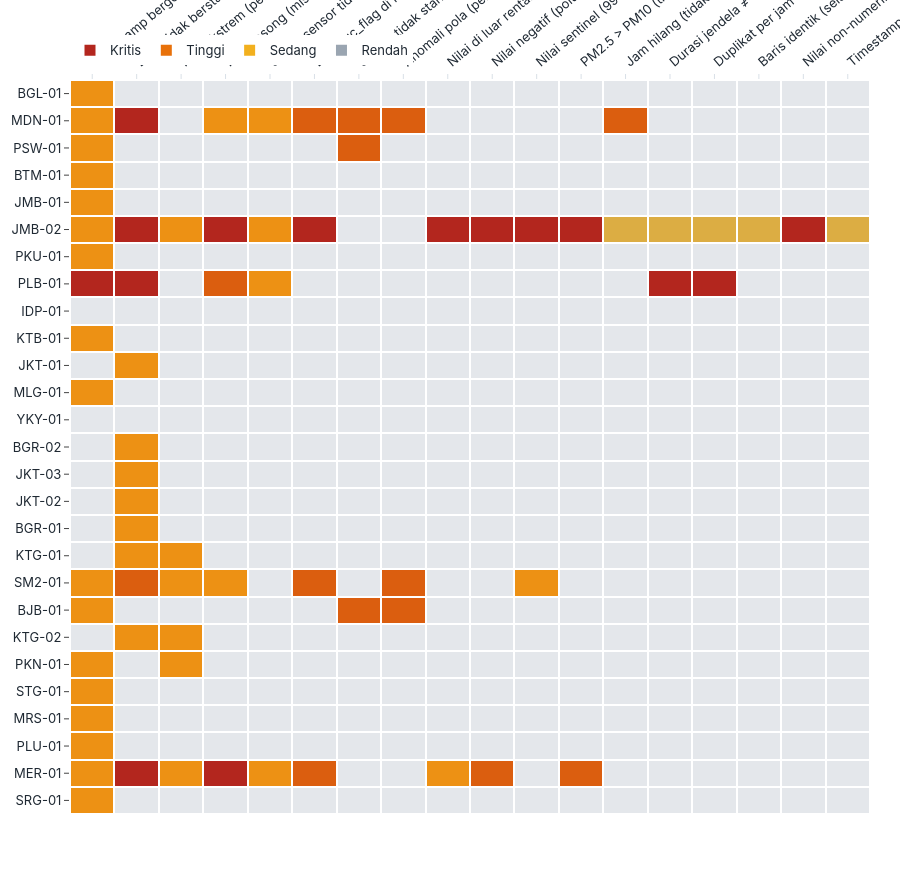

Notebook cell for this chart:
### Code cell
print("Peta ringkasan masalah: stasiun × kategori (warna = tingkat keparahan tertinggi)")
fig = P.fig_ringkasan_masalah(iss, urutan)
style.simpan_html(fig, "02_ringkasan_masalah")
fig.show()

print("\nTabel ringkasan per stasiun:")
per_st = (iss[iss.entitas.isin(urutan)].assign(t=lambda d: d.tingkat.astype(str))
          .pivot_table(index="entitas", columns="t", values="id_masalah", aggfunc="count", fill_value=0)
          .reindex(index=urutan, columns=style.KEPARAHAN_URUTAN, fill_value=0))
per_st["Total"] = per_st.sum(axis=1)
display(per_st.style.background_gradient(cmap="Reds", subset=["Kritis", "Tinggi"], axis=None))

### Figure 1 — Plotly figure (JSON) as saved in the notebook; plotly's stock layout.template omitted (floating-point values rounded to 4 significant figures; data arrays with more than 128 entries replaced by an {"elided": "..."} marker saying what was removed)
{"data": [{"colorscale": [[0.0, "#E4E7EB"], [0.0001, "#9AA5B1"], [0.3333, "#F2B01E"], [0.6667, "#E8710A"], [1.0, "#B3261E"]], "hovertemplate": "%{y}<br>%{x}<extra></extra>", "showscale": false, "type": "heatmap", "x": ["Timestamp bergeser dari awal jam", "Baris tidak berstatus VALID", "Nilai ekstrem (perlu verifikasi)", "Nilai kosong (missing)", "Status sensor tidak aktif penuh", "Label qc_flag di luar spesifikasi metadata", "Satuan tidak standar (ppm)", "Anomali pola (perlu investigasi)", "Nilai di luar rentang fisik (cuaca)", "Nilai negatif (polutan)", "Nilai sentinel (999/-9999 dst.)", "PM2.5 > PM10 (tidak konsisten fisik)", "Jam hilang (tidak ada baris)", "Durasi jendela ≠ 1 jam", "Duplikat per jam", "Baris identik (selain measurement_id)", "Nilai non-numerik (teks galat)", "Timestamp di luar periode observasi"], "xgap": 2, "y": ["SRG-01", "MER-01", "PLU-01", "MRS-01", "STG-01", "PKN-01", "KTG-02", "BJB-01", "SM2-01", "KTG-01", "BGR-01", "JKT-02", "JKT-03", "BGR-02", "YKY-01", "MLG-01", "JKT-01", "KTB-01", "IDP-01", "PLB-01", "PKU-01", "JMB-02", "JMB-01", "BTM-01", "PSW-01", "MDN-01", "BGL-01"], "ygap": 2, "z": {"elided": "27x18 float values"}, "zmax": 4, "zmin": 0}, {"marker": {"color": "#B3261E", "size": 11, "symbol": "square"}, "mode": "markers", "name": "Kritis", "type": "scatter", "x": [null], "y": [null]}, {"marker": {"color": "#E8710A", "size": 11, "symbol": "square"}, "mode": "markers", "name": "Tinggi", "type": "scatter", "x": [null], "y": [null]}, {"marker": {"color": "#F2B01E", "size": 11, "symbol": "square"}, "mode": "markers", "name": "Sedang", "type": "scatter", "x": [null], "y": [null]}, {"marker": {"color": "#9AA5B1", "size": 11, "symbol": "square"}, "mode": "markers", "name": "Rendah", "type": "scatter", "x": [null], "y": [null]}], "layout": {"height": 874, "xaxis": {"showgrid": false, "side": "top", "tickangle": -40}, "yaxis": {"showgrid": false}}}
